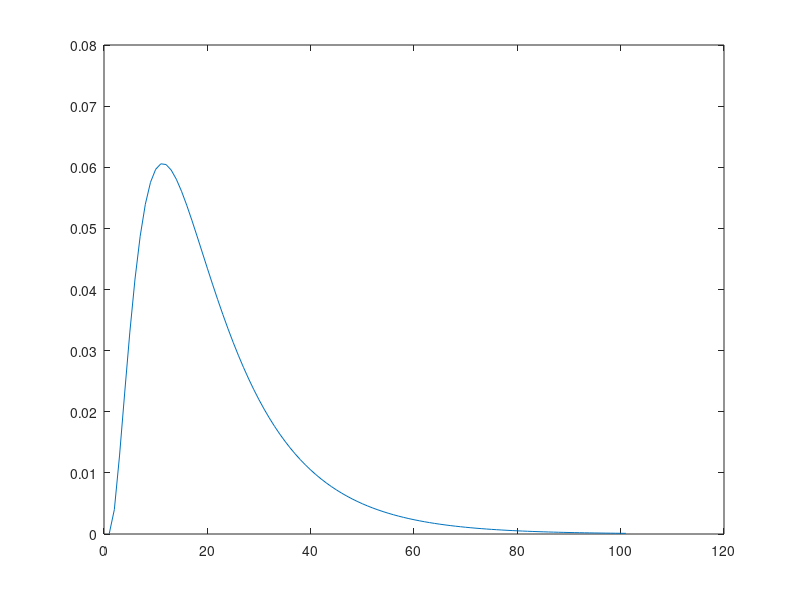
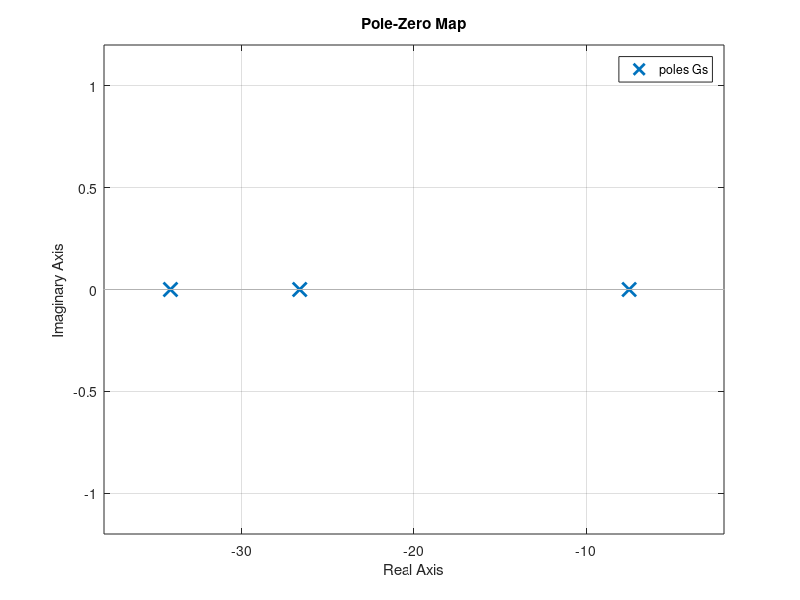

Write the MATLAB code that produced these figures, in order.
clc
clear all
close all

l1=1;
l2=1;
r1=34.14213568;
r2=r1;
c=.01;
dt=.01;
t=0:dt:1;
Gs=tf([1],[(l1*l2*c) (l1*r2*c+r1*c*l2) (r1*c*r2+l2+l1) (r1+r2)]);
figure,plot(impulse(Gs,t))
figure,pzmap(Gs)
